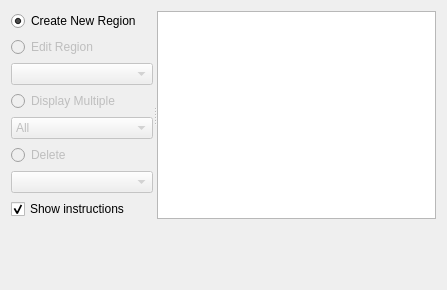
<?xml version="1.0" encoding="UTF-8"?>
<ui version="4.0">
 <class>RegionViewControl</class>
 <widget class="QWidget" name="RegionViewControl">
  <property name="geometry">
   <rect>
    <x>0</x>
    <y>0</y>
    <width>447</width>
    <height>290</height>
   </rect>
  </property>
  <property name="windowTitle">
   <string>Region views controls</string>
  </property>
  <layout class="QVBoxLayout" name="verticalLayout_2">
   <item>
    <widget class="QSplitter" name="splitter">
     <property name="orientation">
      <enum>Qt::Horizontal</enum>
     </property>
     <widget class="QWidget" name="layoutWidget">
      <layout class="QVBoxLayout" name="verticalLayout">
       <item>
        <widget class="QRadioButton" name="_createRegionButton">
         <property name="text">
          <string>Create New Region</string>
         </property>
         <property name="checked">
          <bool>true</bool>
         </property>
         <attribute name="buttonGroup">
          <string notr="true">_buttonGroup</string>
         </attribute>
        </widget>
       </item>
       <item>
        <widget class="QRadioButton" name="_editRegionButton">
         <property name="enabled">
          <bool>false</bool>
         </property>
         <property name="text">
          <string>Edit Region</string>
         </property>
         <property name="checked">
          <bool>false</bool>
         </property>
         <attribute name="buttonGroup">
          <string notr="true">_buttonGroup</string>
         </attribute>
        </widget>
       </item>
       <item>
        <widget class="QComboBox" name="_editComboBox">
         <property name="enabled">
          <bool>false</bool>
         </property>
        </widget>
       </item>
       <item>
        <widget class="QRadioButton" name="_displayMultipleButton">
         <property name="enabled">
          <bool>false</bool>
         </property>
         <property name="text">
          <string>Display Multiple</string>
         </property>
         <attribute name="buttonGroup">
          <string notr="true">_buttonGroup</string>
         </attribute>
        </widget>
       </item>
       <item>
        <widget class="QComboBox" name="_displayComboBox">
         <property name="enabled">
          <bool>false</bool>
         </property>
         <item>
          <property name="text">
           <string>All</string>
          </property>
         </item>
        </widget>
       </item>
       <item>
        <widget class="QRadioButton" name="_deleteButton">
         <property name="enabled">
          <bool>false</bool>
         </property>
         <property name="text">
          <string>Delete</string>
         </property>
         <attribute name="buttonGroup">
          <string notr="true">_buttonGroup</string>
         </attribute>
        </widget>
       </item>
       <item>
        <widget class="QComboBox" name="_deleteComboBox">
         <property name="enabled">
          <bool>false</bool>
         </property>
        </widget>
       </item>
       <item>
        <widget class="QCheckBox" name="_showInstructionsBox">
         <property name="text">
          <string>Show instructions</string>
         </property>
         <property name="checked">
          <bool>true</bool>
         </property>
        </widget>
       </item>
      </layout>
     </widget>
     <widget class="QTextBrowser" name="_instructionsBrowser"/>
    </widget>
   </item>
   <item>
    <spacer name="verticalSpacer">
     <property name="orientation">
      <enum>Qt::Vertical</enum>
     </property>
     <property name="sizeHint" stdset="0">
      <size>
       <width>20</width>
       <height>0</height>
      </size>
     </property>
    </spacer>
   </item>
  </layout>
 </widget>
 <resources/>
 <connections>
  <connection>
   <sender>_buttonGroup</sender>
   <signal>buttonClicked(QAbstractButton*)</signal>
   <receiver>RegionViewControl</receiver>
   <slot>button_clicked()</slot>
   <hints>
    <hint type="sourcelabel">
     <x>-1</x>
     <y>-1</y>
    </hint>
    <hint type="destinationlabel">
     <x>96</x>
     <y>143</y>
    </hint>
   </hints>
  </connection>
  <connection>
   <sender>_editComboBox</sender>
   <signal>currentIndexChanged(int)</signal>
   <receiver>RegionViewControl</receiver>
   <slot>edit_combo_changed()</slot>
   <hints>
    <hint type="sourcelabel">
     <x>96</x>
     <y>121</y>
    </hint>
    <hint type="destinationlabel">
     <x>96</x>
     <y>143</y>
    </hint>
   </hints>
  </connection>
  <connection>
   <sender>_showInstructionsBox</sender>
   <signal>stateChanged(int)</signal>
   <receiver>RegionViewControl</receiver>
   <slot>show_hide_instructions()</slot>
   <hints>
    <hint type="sourcelabel">
     <x>97</x>
     <y>255</y>
    </hint>
    <hint type="destinationlabel">
     <x>223</x>
     <y>144</y>
    </hint>
   </hints>
  </connection>
  <connection>
   <sender>_displayComboBox</sender>
   <signal>currentIndexChanged(int)</signal>
   <receiver>RegionViewControl</receiver>
   <slot>display_combo_changed()</slot>
   <hints>
    <hint type="sourcelabel">
     <x>97</x>
     <y>156</y>
    </hint>
    <hint type="destinationlabel">
     <x>223</x>
     <y>144</y>
    </hint>
   </hints>
  </connection>
  <connection>
   <sender>_deleteComboBox</sender>
   <signal>currentIndexChanged(int)</signal>
   <receiver>RegionViewControl</receiver>
   <slot>delete_combo_changed()</slot>
   <hints>
    <hint type="sourcelabel">
     <x>97</x>
     <y>222</y>
    </hint>
    <hint type="destinationlabel">
     <x>223</x>
     <y>144</y>
    </hint>
   </hints>
  </connection>
 </connections>
 <buttongroups>
  <buttongroup name="_buttonGroup"/>
 </buttongroups>
</ui>
